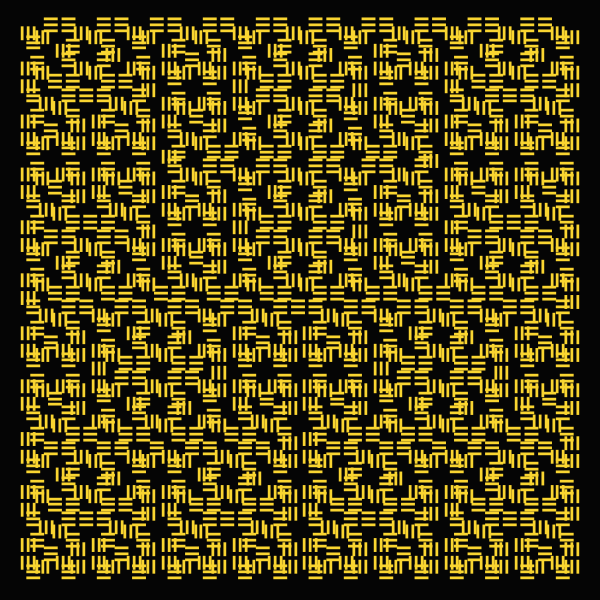
Frame 1 (no input)
Frame 2 (the mouse pressed at the canvas centre, redrawn once): identical to frame 1, image omitted

The p5.js sketch that drew this single still picture (run headless with seeded random() and noise() and a simulated clock; the mouse was pressed at the canvas centre and the sketch redrawn once):

// p5.js sketch
// ── sketch.js
/*
Genuary 2023
JAN.20 "Art Deco"
By Roni Kaufman
https://ronikaufman.github.io
*/

let s, n;

const variables = ["A", "B"];
const constants = ["F", "+", "−"];
const axioms = "A";
const rules = ["+BF−AFA−FB+", "−AF+BFB+FA−"];
const angle = Math.PI/2;

function setup() {
    createCanvas(600, 600);
    n = random([3, 4, 5])
    s = width/(2**n+2);
    textAlign(LEFT, TOP);
    textFont("monospace");
    textSize(s);
    noLoop();
    noStroke();
}

function draw() {
    background("#050505");
    fill("#f9d531");
    let str = rewrite(n, axioms);
    translate(3*s/2, 3*s/2);
    turtle(str, s);
}
  
// start: starting string
// n: number of rewrites
function rewrite(n, start) {
    let str = start;
    while (n-- > 0) {
        let i = 0;
        while (i < str.length) {
            let v = variables.indexOf(str[i]);
            if (v !== -1) {
                let r = rules[v];
                str = str.slice(0, i) + r + str.slice(i+1);
                i += r.length;
            } else {
                // it's a constant
                i++;
            }
        }
    }
    return str;
    }

// str: instruction
// s: how much "move forward" is
function turtle(str, s) {
    for (let i of str.split("")) {
        switch (i) {
            case "F":
            text("▔", 0, 0);
            text("▔", 0, -s/3);
            text("▔", 0, s/3);
            translate(s, 0);
            break;
        case "+":
            rotate(angle);
            break;
        case "−":
            rotate(-angle);
            break;
        }
    }
}
